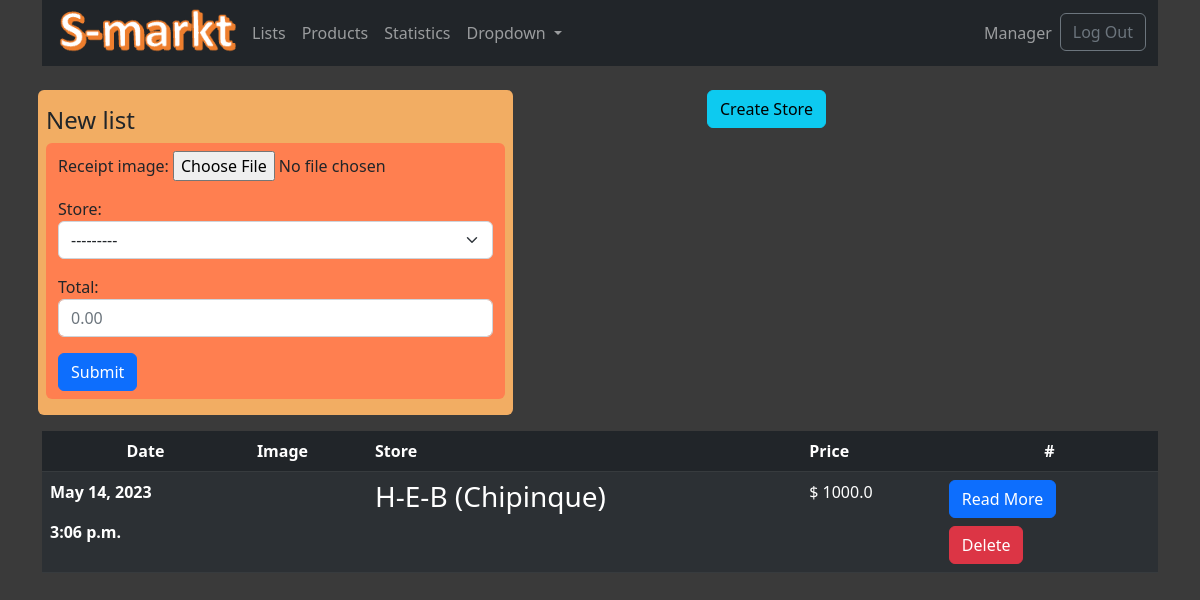
The app's page /lists/lists/ (signed in) with its own data.
### lists/models.py (models this page shows, shortened)
class List(models.Model):
    user = models.ForeignKey(User, on_delete=models.CASCADE, default=None, blank=True)
    date = models.DateField(auto_now_add=True)
    time = models.TimeField(auto_now_add=True)
    receipt_image = models.ImageField(upload_to="images", default='')
    store = models.ForeignKey(Store, on_delete=models.CASCADE)
    total = models.FloatField()

class Store(models.Model):
    user = models.ForeignKey(User, on_delete=models.CASCADE, blank=True)
    name = models.CharField(max_length=30)
    location = models.CharField(max_length=100)
    image = models.ImageField(upload_to="images")
    def __str__(self):
        return self.name

### lists/views.py (the view, shortened to what this page needs)
# urls.py: path("lists/", views.lists, name="lists"),
@login_required
def lists(request):
    lists = List.objects.filter(user=request.user).order_by('-id')
    products_w_price = ProductWPrice.objects.filter(user=request.user)
    list_form = ListForm()
    store_form = StoreForm()
    paginator = Paginator(lists, 6)
    page_number = request.GET.get('page')
    page_obj = paginator.get_page(page_number)
    user_stores = Store.objects.filter(user = request.user)
    list_form.fields['store'].queryset = user_stores
    context = {
        'lists' : lists,
        'list_form' : list_form,
        'store_form' : store_form,
        'products_w_price' : products_w_price,
        'page_obj' : page_obj,
    }
    return render(request, 'lists/lists.html', context)

### lists/forms.py
class ListForm(forms.ModelForm):
    name = models
    class Meta:
        model = List
        fields = ('receipt_image', 'store', 'total')
        widgets = {
            'store' : forms.Select(attrs={'class' : 'form-select'}),
            'total' : forms.NumberInput(attrs={'class' : 'form-control', 'placeholder' : '0.00'}),
        }

class StoreForm(forms.ModelForm):
    name = models
    image = forms.ImageField(required=False)
    class Meta:
        model = Store
        fields = ('name', 'location', 'image')
        widgets = {
            'name' : forms.TextInput(attrs={'class' : 'form-control', 'placeholder' : 'Eg: H-E-B (Chipinque)'}),
            'location' : forms.TextInput(attrs={'class' : 'form-control'}),
        }

### lists/templates/lists/lists.html (shortened to what this page needs)
{% extends 'base.html' %}
{% load static %}
{% block content %}
    <div class="container mt-4">
        <div class="row justify-content-between">
            <div class="col-md-5 mx-2 mb-3 rounded py-3 px-2" style="background-color: rgb(242, 173, 99);">
                <h4>New list</h4>
                <div class="container rounded py-2" style="background-color:coral">
                    <form action="" method="POST" enctype="multipart/form-data">
                        {{ list_form.as_p }}
                        <input type="submit" class="btn btn-primary" name="create_list_btn">
                    </form>
                </div>
            </div>
            <span class="col-md-5" id="toggle-btn">
                <button class="btn btn-info">Create Store</button>
            </span>
        </div>
        <table class="table table-dark table-striped table-hover">
            <thead>
                <tr class="text-white">
                    <th class="text-center" scope="col">Date</th>
                    <th  scope="col">Image</th>
                    <th  scope="col">Store</th>
                    <th  scope="col">Price</th>
                    <th class="text-center" scope="col">#</th>
                </tr>
            </thead>
            <tbody>
                {% for list in page_obj %}
                    <tr>
                        <th scope="row">
                            <div class="text-white">
                                <p>{{list.date}}</p>
                                <p class="">{{ list.time }}</p>
                            </div>
                        </th>
                        <td>
                            <div class="container">
                                <div class="row justify-content-between">
                                    <div class="col-md-5 mx-2 mb-3 py-3 px-2">
                                    </div>
                                </div>
                            </div>
                        </td>
                        <td>
                            <div>
                                <h3 class="text-white">{{list.store.name}}</h3>
                            </div>
                        </td>
                        <td>
                            <div class="text-white">
                                <span>$ {{list.total}}</span>
                            </div>
                        </td>
                        <td>
                            <div class="primary-btn">
                                <a class="btn btn-primary" href="{% url 'list_info' list.id %}">Read More</a>
                            </div>
                            <a href="{% url 'delete_list' list.id %}" class="btn btn-danger mt-2">Delete</a>
                        </td>
                    </tr>
                {% endfor %}
            </tbody>
        </table>
    </div>
<br><br><br>
{% endblock content %}

### records on screen
List: date "May 14, 2023", time "3:06 p.m.", store.name "H-E-B (Chipinque)", total "1000.0"
